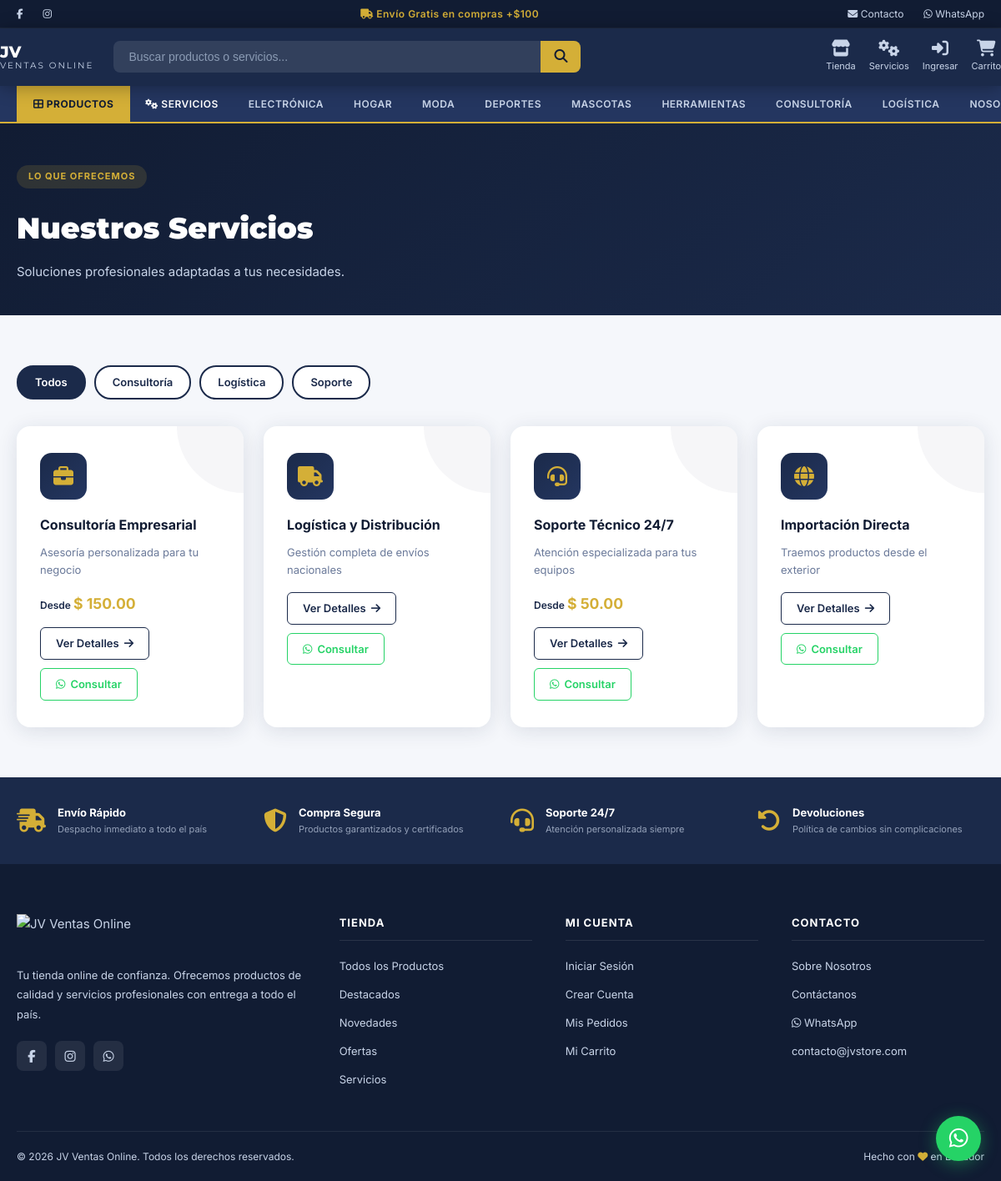
Page /servicios.php on the committed database.
### tables this page shows
CREATE TABLE IF NOT EXISTS `categorias` (
    `id`          INT(11) NOT NULL AUTO_INCREMENT,
    `nombre`      VARCHAR(100) NOT NULL,
    `slug`        VARCHAR(100) NOT NULL UNIQUE,
    `descripcion` TEXT DEFAULT NULL,
    `icono`       VARCHAR(100) DEFAULT 'fas fa-box',
    `imagen`      VARCHAR(255) DEFAULT NULL,
    `color`       VARCHAR(20) DEFAULT '#1B2A4A',
    `tipo`        ENUM('producto','servicio','ambos') DEFAULT 'producto',
    `orden`       INT(11) DEFAULT 0,
    `activo`      TINYINT(1) DEFAULT 1,
    `created_at`  TIMESTAMP DEFAULT CURRENT_TIMESTAMP,
    PRIMARY KEY (`id`)
);

CREATE TABLE IF NOT EXISTS `servicios` (
    `id`                INT(11) NOT NULL AUTO_INCREMENT,
    `categoria_id`      INT(11) DEFAULT NULL,
    `titulo`            VARCHAR(200) NOT NULL,
    `slug`              VARCHAR(200) DEFAULT NULL,
    `descripcion`       TEXT DEFAULT NULL,
    `descripcion_corta` VARCHAR(300) DEFAULT NULL,
    `precio_desde`      DECIMAL(10,2) DEFAULT NULL,
    `icono`             VARCHAR(100) DEFAULT 'fas fa-cog',
    `imagen_url`        VARCHAR(255) DEFAULT NULL,
    `caracteristicas`   JSON DEFAULT NULL,
    `destacado`         TINYINT(1) DEFAULT 0,
    `orden`             INT(11) DEFAULT 0,
    `activo`            TINYINT(1) DEFAULT 1,
    `created_at`        TIMESTAMP DEFAULT CURRENT_TIMESTAMP,
    `updated_at`        TIMESTAMP DEFAULT CURRENT_TIMESTAMP ON UPDATE CURRENT_TIMESTAMP,
    PRIMARY KEY (`id`),
    KEY `fk_serv_cat` (`categoria_id`),
    CONSTRAINT `fk_serv_cat` FOREIGN KEY (`categoria_id`) REFERENCES `categorias` (`id`) ON DELETE SET NULL
);

### includes/config.php (called while the page is built, shortened)
<?php
function getSiteConfig($clave, $default = '')
{
    static $config = null;
    if ($config === null) {
        try {
            $db = getDB();
            $rows = $db->query("SELECT clave, valor FROM configuracion")->fetchAll(PDO::FETCH_KEY_PAIR);
            $config = $rows ?: [];
        } catch (Exception $e) {
            $config = [];
        }
    }
    return $config[$clave] ?? $default;
}

### includes/helpers.php (called while the page is built, shortened)
<?php
function formatPrice($price)
{
    return MONEDA . ' ' . number_format($price, 2, '.', ',');
}
function sanitize($data)
{
    return htmlspecialchars(trim($data), ENT_QUOTES, 'UTF-8');
}

### includes/auth.php (called while the page is built, shortened)
<?php
require_once __DIR__ . '/helpers.php';
function isLoggedIn()
{
    return isset($_SESSION['usuario_id']);
}
function getCurrentUser()
{
    if (!isLoggedIn())
        return null;
    return [
        'id' => $_SESSION['usuario_id'],
        'nombre' => $_SESSION['usuario_nombre'],
        'email' => $_SESSION['usuario_email'],
        'rol' => $_SESSION['usuario_rol'],
        'avatar' => $_SESSION['usuario_avatar'] ?? null,
        'tabla' => $_SESSION['usuario_tabla'] ?? 'usuarios'
    ];
}

### servicios.php (the view, shortened to what this page needs)
<?php
require_once 'includes/header.php';
$db = getDB();
$categorias_serv = $db->query("SELECT * FROM categorias WHERE activo=1 AND tipo IN ('servicio','ambos') ORDER BY orden")->fetchAll();
$filtro_cat = $_GET['categoria'] ?? '';
$sql = "SELECT s.*, c.nombre AS cat_nombre, c.slug AS cat_slug FROM servicios s
        LEFT JOIN categorias c ON s.categoria_id=c.id WHERE s.activo=1";
$params = [];
$sql .= " ORDER BY s.orden, s.id";
$stmt = $db->prepare($sql); $stmt->execute($params);
$servicios = $stmt->fetchAll();
?>
<div style="background:linear-gradient(135deg,var(--navy-dark),var(--navy));padding:50px 0 40px;">
  <div class="container">
    <span class="section-tag" style="background:rgba(212,175,55,.15);color:var(--gold)">Lo que ofrecemos</span>
    <h1 style="font-family:'Montserrat',sans-serif;font-size:2.2rem;font-weight:900;color:#fff;margin:10px 0 12px;">Nuestros Servicios</h1>
    <p style="color:var(--silver);font-size:15px;max-width:500px;">Soluciones profesionales adaptadas a tus necesidades.</p>
  </div>
</div>
<section class="jv-section">
<div class="container">
  <?php if(!empty($categorias_serv)): ?>
  <div style="display:flex;gap:10px;flex-wrap:wrap;margin-bottom:32px;">
    <a href="servicios.php" style="padding:8px 20px;border-radius:20px;font-size:13px;font-weight:600;background:<?= !$filtro_cat?'var(--navy)':'var(--white)' ?>;color:<?= !$filtro_cat?'#fff':'var(--navy)' ?>;border:2px solid var(--navy);transition:all .25s">Todos</a>
    <?php foreach($categorias_serv as $c): ?>
    <a href="servicios.php?categoria=<?= $c['slug'] ?>"
       style="padding:8px 20px;border-radius:20px;font-size:13px;font-weight:600;background:<?= $filtro_cat===$c['slug']?'var(--navy)':'var(--white)' ?>;color:<?= $filtro_cat===$c['slug']?'#fff':'var(--navy)' ?>;border:2px solid var(--navy);transition:all .25s">
      <?= sanitize($c['nombre']) ?>
    </a>
    <?php endforeach; ?>
  </div>
  <?php endif; ?>
  <?php if(empty($servicios)): ?>
  <div style="text-align:center;padding:60px;color:var(--gray)">
    <i class="fas fa-cogs" style="font-size:3rem;margin-bottom:16px;opacity:.3"></i>
    <p>No hay servicios disponibles actualmente.</p>
  </div>
  <?php else: ?>
  <div class="jv-services-grid">
    <?php foreach($servicios as $s): ?>
    <div class="jv-service-card">
      <div class="jv-service-icon"><i class="<?= sanitize($s['icono']) ?>"></i></div>
      <h3><?= sanitize($s['titulo']) ?></h3>
      <p><?= sanitize($s['descripcion_corta']??$s['descripcion']??'') ?></p>
      <?php if($s['precio_desde']): ?>
      <div class="jv-service-price" style="margin-bottom:14px">Desde <strong><?= formatPrice($s['precio_desde']) ?></strong></div>
      <?php endif; ?>
      <div style="display:flex;gap:10px;flex-wrap:wrap">
        <a href="servicio.php?id=<?= $s['id'] ?>" class="btn-service">Ver Detalles <i class="fas fa-arrow-right"></i></a>
        <a href="https://wa.me/<?= getSiteConfig('whatsapp',WHATSAPP_NUMBER) ?>?text=Hola,%20me%20interesa%20el%20servicio:%20<?= urlencode($s['titulo']) ?>"
           target="_blank"
           style="display:inline-flex;align-items:center;gap:6px;font-size:13px;font-weight:600;color:#25D366;border:1.5px solid #25D366;padding:8px 18px;border-radius:6px;transition:all .25s"
           onmouseover="this.style.background='#25D366';this.style.color='#fff'"
           onmouseout="this.style.background='transparent';this.style.color='#25D366'">
          <i class="fab fa-whatsapp"></i> Consultar
        </a>
      </div>
    </div>
    <?php endforeach; ?>
  </div>
  <?php endif; ?>
</div>
</section>
<?php require_once 'includes/footer.php'; ?>

### includes/header.php (shortened to what this page needs)
<?php
require_once __DIR__ . '/config.php';
require_once __DIR__ . '/auth.php';
require_once __DIR__ . '/helpers.php';
$currentUser  = getCurrentUser();
$db = getDB();
$navCats = $db->query("SELECT * FROM categorias WHERE activo=1 ORDER BY orden,id LIMIT 8")->fetchAll();
$siteName = getSiteConfig('site_name', SITE_NAME);
$whatsapp = getSiteConfig('whatsapp', WHATSAPP_NUMBER);
$heroBadge = getSiteConfig('hero_badge_texto', 'Envío Gratis en compras +$100');
?>
<!DOCTYPE html>
<html lang="es">
<head>
<link rel="stylesheet" href="https://cdnjs.cloudflare.com/ajax/libs/font-awesome/6.5.0/css/all.min.css">
<link rel="stylesheet" href="<?= BASE_URL ?>css/jvstore.css?v=2.0">
</head>
<body>
<div class="jv-topbar">
  <div class="container inner">
    <div class="topbar-links">
      <?php $fb=getSiteConfig('facebook'); if($fb): ?><a href="<?=$fb?>" target="_blank"><i class="fab fa-facebook-f"></i></a><?php endif; ?>
      <?php $ig=getSiteConfig('instagram'); if($ig): ?><a href="<?=$ig?>" target="_blank"><i class="fab fa-instagram"></i></a><?php endif; ?>
    </div>
    <div class="topbar-promo"><i class="fas fa-truck"></i> <?= sanitize($heroBadge) ?></div>
    <div class="topbar-links">
      <a href="<?= BASE_URL ?>contacto.php"><i class="fas fa-envelope"></i> Contacto</a>
      <a href="https://wa.me/<?= $whatsapp ?>" target="_blank"><i class="fab fa-whatsapp"></i> WhatsApp</a>
    </div>
  </div>
</div>
<header class="jv-header">
  <div class="container inner">
    <a href="<?= BASE_URL ?>" class="jv-logo">
      <div class="jv-logo-text" style="display:none">
        JV<span>Ventas Online</span>
      </div>
    </a>
    <form class="jv-search" action="<?= BASE_URL ?>tienda.php" method="GET">
      <input type="text" name="buscar" placeholder="Buscar productos o servicios..."
             value="<?= sanitize($_GET['buscar'] ?? '') ?>" autocomplete="off">
      <button type="submit"><i class="fas fa-search"></i></button>
    </form>
    <div class="jv-header-actions">
      <a href="<?= BASE_URL ?>tienda.php" class="jv-header-btn">
        <i class="fas fa-store"></i><span>Tienda</span>
      </a>
      <a href="<?= BASE_URL ?>servicios.php" class="jv-header-btn">
        <i class="fas fa-cogs"></i><span>Servicios</span>
      </a>
      <?php if($currentUser): ?>
      <a href="<?= BASE_URL ?>cliente/" class="jv-header-btn">
        <i class="fas fa-user-circle"></i><span><?= explode(' ',sanitize($currentUser['nombre']))[0] ?></span>
      </a>
      <?php else: ?>
      <a href="<?= BASE_URL ?>login.php" class="jv-header-btn">
        <i class="fas fa-sign-in-alt"></i><span>Ingresar</span>
      </a>
      <?php endif; ?>
      <a href="<?= BASE_URL ?>carrito.php" class="jv-header-btn jv-cart-btn">
        <i class="fas fa-shopping-cart"></i><span>Carrito</span>
      </a>
    </div>
  </div>
</header>
<nav class="jv-catnav">
  <div class="container inner">
    <a href="<?= BASE_URL ?>tienda.php" class="all-cats"><i class="fas fa-th-large"></i> Productos</a>
    <a href="<?= BASE_URL ?>servicios.php" <?= basename($_SERVER['PHP_SELF'])=='servicios.php'?'class="active"':'' ?>>
      <i class="fas fa-cogs"></i> Servicios
    </a>
    <?php foreach($navCats as $nc): ?>
    <a href="<?= BASE_URL ?>tienda.php?categoria=<?= $nc['slug'] ?>"
       class="<?= ($_GET['categoria']??'')===$nc['slug']?'active':'' ?>">
      <?= strtoupper(sanitize($nc['nombre'])) ?>
    </a>
    <?php endforeach; ?>
    <a href="<?= BASE_URL ?>nosotros.php" <?= basename($_SERVER['PHP_SELF'])=='nosotros.php'?'class="active"':'' ?>>Nosotros</a>
  </div>
</nav>
<main>

### rows in the picture
categorias: nombre "ELECTRÓNICA"
categorias: nombre "HOGAR"
categorias: nombre "MODA"
categorias: nombre "DEPORTES"
categorias: nombre "MASCOTAS"
categorias: nombre "HERRAMIENTAS"
categorias: nombre "CONSULTORÍA", nombre "Consultoría"
categorias: nombre "LOGÍSTICA", nombre "Logística"
categorias: nombre "Soporte"
servicios: titulo "Consultoría Empresarial", descripcion_corta "Asesoría personalizada para tu negocio", precio_desde "$ 150.00"
servicios: titulo "Logística y Distribución", descripcion_corta "Gestión completa de envíos nacionales"
servicios: titulo "Soporte Técnico 24/7", descripcion_corta "Atención especializada para tus equipos", precio_desde "$ 50.00"
servicios: titulo "Importación Directa", descripcion_corta "Traemos productos desde el exterior"

### other values in the picture
$heroBadge "Envío Gratis en compras +$100"
$email "contacto@jvstore.com"
$siteName "JV Ventas Online"
